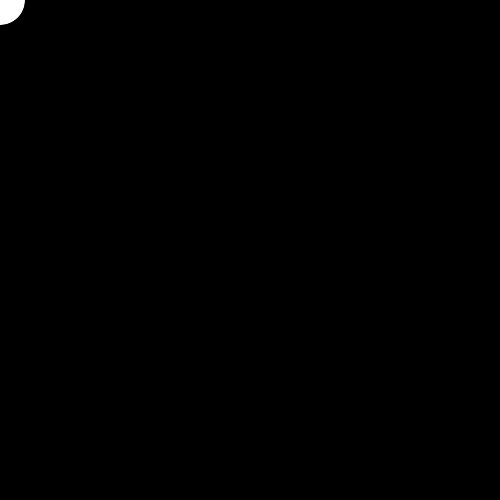
Frame 1 (no input)
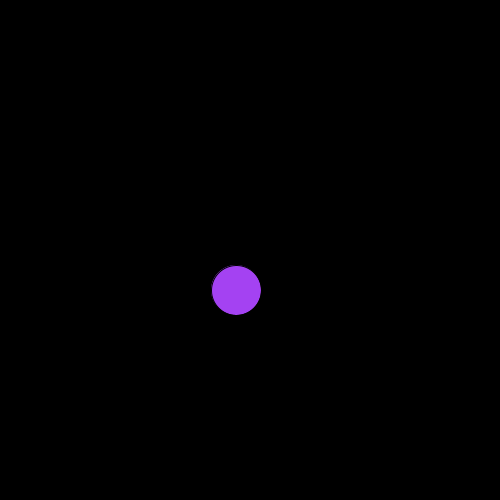
Frame 60 (the mouse pressed at the canvas centre just before this capture)
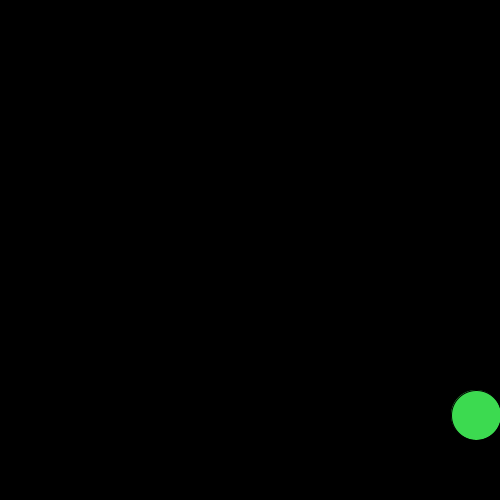
Frame 120 (the mouse held since frame 60 and released just before this capture)

The Processing sketch that drew these frames (run headless with seeded random() and noise(); from frame 60 on, the mouse is pressed at the canvas centre):

// Processing sketch: processing_64423
// ── processing_64423.pde

float circle_x = 0;
float circle_y = 0;
float x = 4;
float y = -5;

void setup() {
  size(500,500);
    background(0);
}


void draw() {
    background(0);
  smooth();
  ellipse (circle_x,circle_y,50,50);
  
 circle_x= circle_x + x;
  circle_y = circle_y + y;
  

if(circle_x > width) {
  println("too far right");
  circle_x = width;
  x = -x;
  fill(random(255),random(255),random(255));
}

if(circle_y > height) {
  println("too far bottom");
  circle_y = height;
  y = -y;
  fill(random(255),random(255),random(255));
}

if(circle_x <0){
  println("too far left");
  circle_x = 0;
  x = -x;
  fill(random(255),random(255),random(255));
  
}

if(circle_y<0){
  println("too far top");
  circle_y = 0;
  y = -y;
  fill(random(255),random(255),random(255));
}

}
